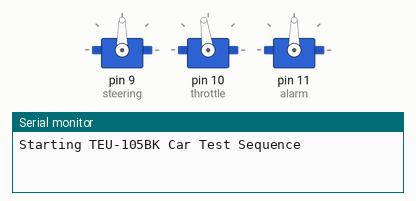
This sketch was run on a simulated Arduino Uno, built with avr-gcc and run on an emulated ATmega328P. Parts: 3 × servo, the last lines printed to the serial monitor.

Above: at 0.1 s.
At 9.6 s:
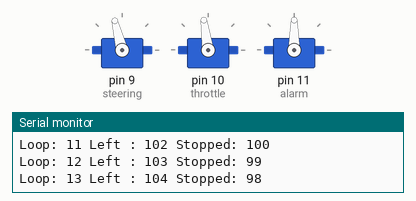
At 19.6 s:
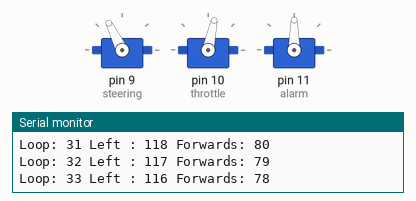
At 39.1 s:
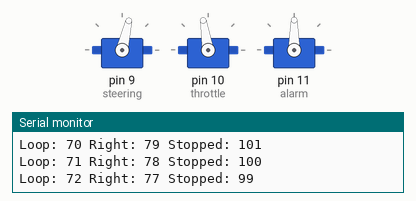
Timing chart, 0 to 40.0 s (numbered marks = the images above):
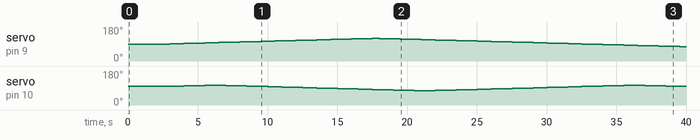

Measured:
- by itself, servo on pin 9 (steering): rises from 90° to 120° in 14.5 s, then falls to 76° in 22.0 s

The sketch:

TEU-105BK_Car_Test.ino
```cpp
/* Nathanael Gandhi Nov 2019 */

//STEERING POSITIONS:
//Neutral:90
//Left: 63
//Right: 120

//THROTTLE POSITIONS
//Full Reverse: 0
//Full Ahead: 180
//Normal Reverse: 75
//Normal Ahead: 105
//Neutral: 98

// ESC IS IN REVERSE MODE, therefore actual outcome is opposite to intended, Serial output reflects ACTUAL outcome.

#include <Servo.h>

Servo steering;
Servo throttle;
Servo alarm;

int AccelerationSpeed = 105;
int ReverseSpeed = 75;
int SpeedNeutral = 98;
int StoppedTop = 103;
int StoppedBot = 93;
int SteeringNeutral = 90;
int LeftTurn = 120;
int RightTurn = 63;


void setup() {
  steering.attach(9);
  throttle.attach(10);
  alarm.attach(11);
  Serial.begin(9600);
}

void Stop() {
  throttle.write(SpeedNeutral);
  Serial.println("Throttle at neutral");
  Serial.println('\n');
}

void loop() {
  alarm.write(90);
  steering.write(SteeringNeutral);
  throttle.write(SpeedNeutral);
  int i = SpeedNeutral;
  int j = SteeringNeutral;
  bool iDir = true;
  bool jDir = true;
  bool drive = true;
  int loop = 0;
  Serial.println("Starting TEU-105BK Car Test Sequence");
  delay(3000);
  while(drive)
  {
    if(i==AccelerationSpeed)
    {
      iDir = false;
    }
    if(i==ReverseSpeed)
    {
      iDir = true;
    }
    if(j==RightTurn)
    {
      jDir = true;
    }
    if(j==LeftTurn)
    {
      jDir = false;
    }
    if(iDir)
    {
      i++;
    }
    else
    {
      i--;
    }
    if(jDir)
    {
      j++;
    }
    else
    {
      j--;
    }
    Serial.print("Loop: ");Serial.print(loop);
    if(j>SteeringNeutral)
    {
      Serial.print(" Left : ");
    }
    else
    {
      Serial.print(" Right: ");
    }
    Serial.print(j);
        if(i<StoppedTop && i >= StoppedBot)
    {
      Serial.print(" Stopped: ");
    }
    else
    {
      if(i>StoppedBot)
      {
        Serial.print(" Backwards: ");
      }
      else
      {
        Serial.print(" Forwards: ");
      }
    }
    Serial.println(i);

    steering.write(j);
    throttle.write(i);
    loop++;
    delay(500);
  }
  Stop();
}
```
